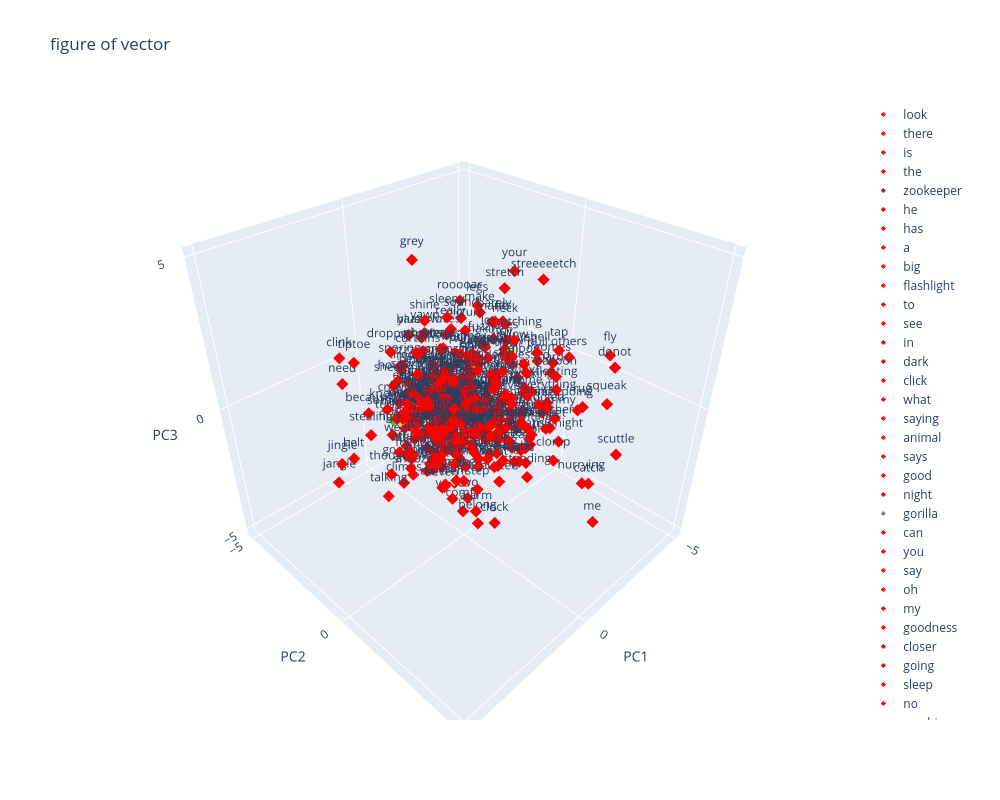

Notebook source saved alongside this figure:
### Markdown cell above
## See cluster by intonation

### Code cell
name_file = f"embedding/norm02/seed_0_SGNS_Weighted_.npz"
model = np.load(name_file)
vecs = model['vectors']
words = model['words']

decoder = {index : str(value) for index, value in enumerate(words)}
encoder = {str(value) : index for index, value in enumerate(words)}

print(words[:10])
print(cluster_word_without_importance[:10])
fig = components_to_fig_3D(
    components=emb_pca,
    encoder=encoder,
    highlight_words=words,
    nb_neighbors=1, base_color=base_colors
)

fig.show()
